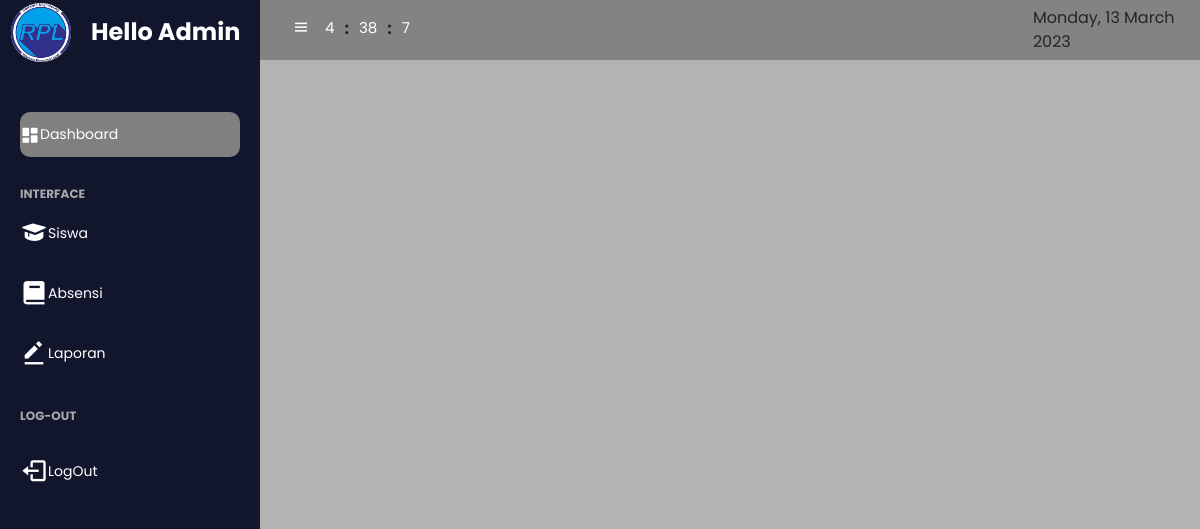
Before: /admin/index.php?page=edit&nis=23452 with the older database file.
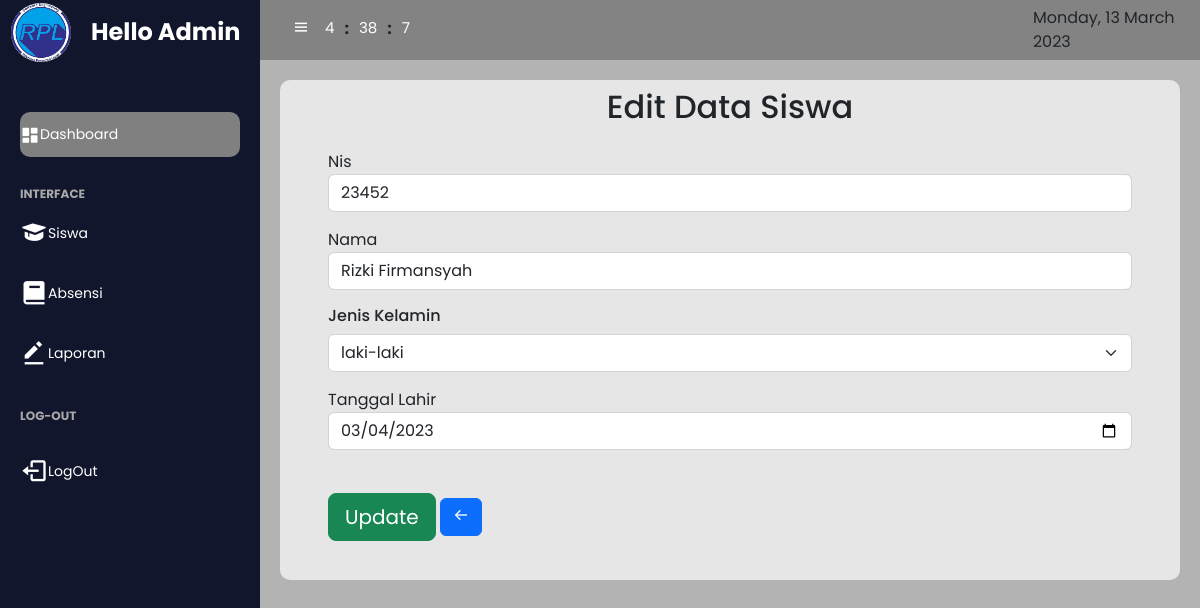
After: the same page with the newer database file.
### tables this page shows
CREATE TABLE `siswa` (
  `id` int(11) NOT NULL,
  `nis` varchar(11) NOT NULL,
  `nama` varchar(45) NOT NULL,
  `jenis_kelamin` enum('Laki-laki','Perempuan') NOT NULL,
  `tanggal_lahir` date NOT NULL
);

### admin/edit.php (the view, shortened to what this page needs)
<?php
include "../koneksi.php";
$nis = $_GET['nis'];
$edit = $conn->query("SELECT * FROM siswa WHERE nis='$nis'");
?>
<?php
while ($data = mysqli_fetch_array($edit)) {
?>
<link rel="stylesheet" href="../patch/style.css">
    <div class="edit">
        <h2 class="text-center py-2">Edit Data Siswa</h2>
        <form action="" method="post">
        <section class="base mb-4 mx-5">
            <div class="my-3 ">
                <label class="fs-6">Nis</label>
                <input type="text" class="form-control" name="nis"  value="<?php echo $data['nis'];?>">
            </div>
            <div class="my-3">
                <label class="fs-6">Nama</label>
                <input type="text" class="form-control" name="nama"  value="<?php echo $data['nama'];?>">
            </div>
            <div class="mb-2">
            <h6 class="form-label">Jenis Kelamin</h6>
            <select class="form-select" name="jenis_kelamin" aria-label="Default select example">
            <option value="laki-laki">laki-laki</option>
            </select>
        </div>
            <div class="my-3">
                <label class="fs-6">Tanggal Lahir</label>
                <input type="date" class="form-control" name="tanggal_lahir"  value="<?php echo $data['tanggal_lahir'];?>">
            </div>
            <div class=" py-3">
                <button type="submit" name="edit" class="btn btn-success btn-lg">Update</button>
                <a href="?page=siswa" class="btn btn-primary my-3"><i class='bx bx-arrow-back'></i></a>
            </div>
        </section>
<?php
}
?>
    </form>
</div>
<?php
include "../footer.php";
?>

Changed rows visible on the page:
added siswa: nis "23452", nama "Rizki Firmansyah", tanggal_lahir "03/04/2023"
